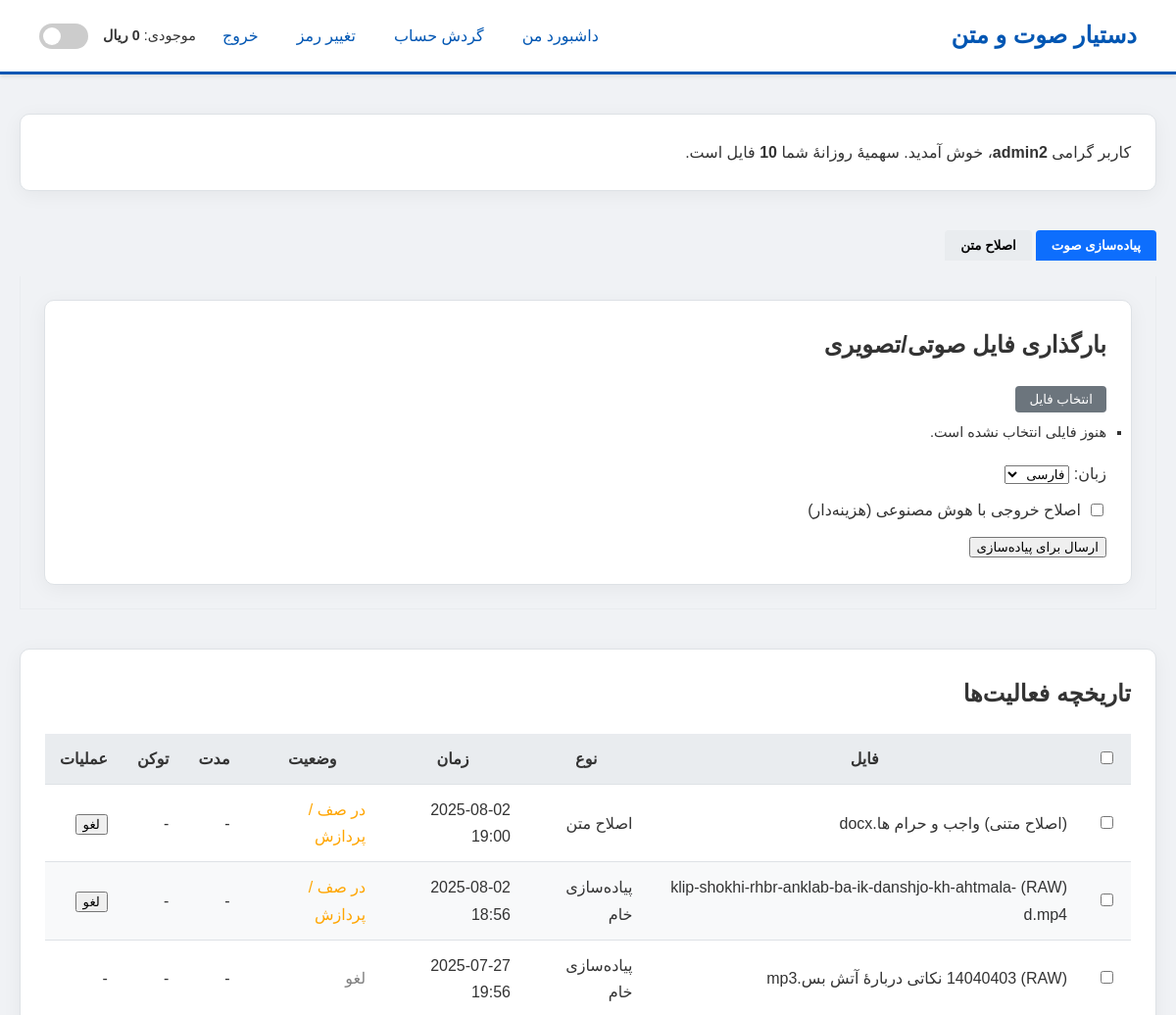
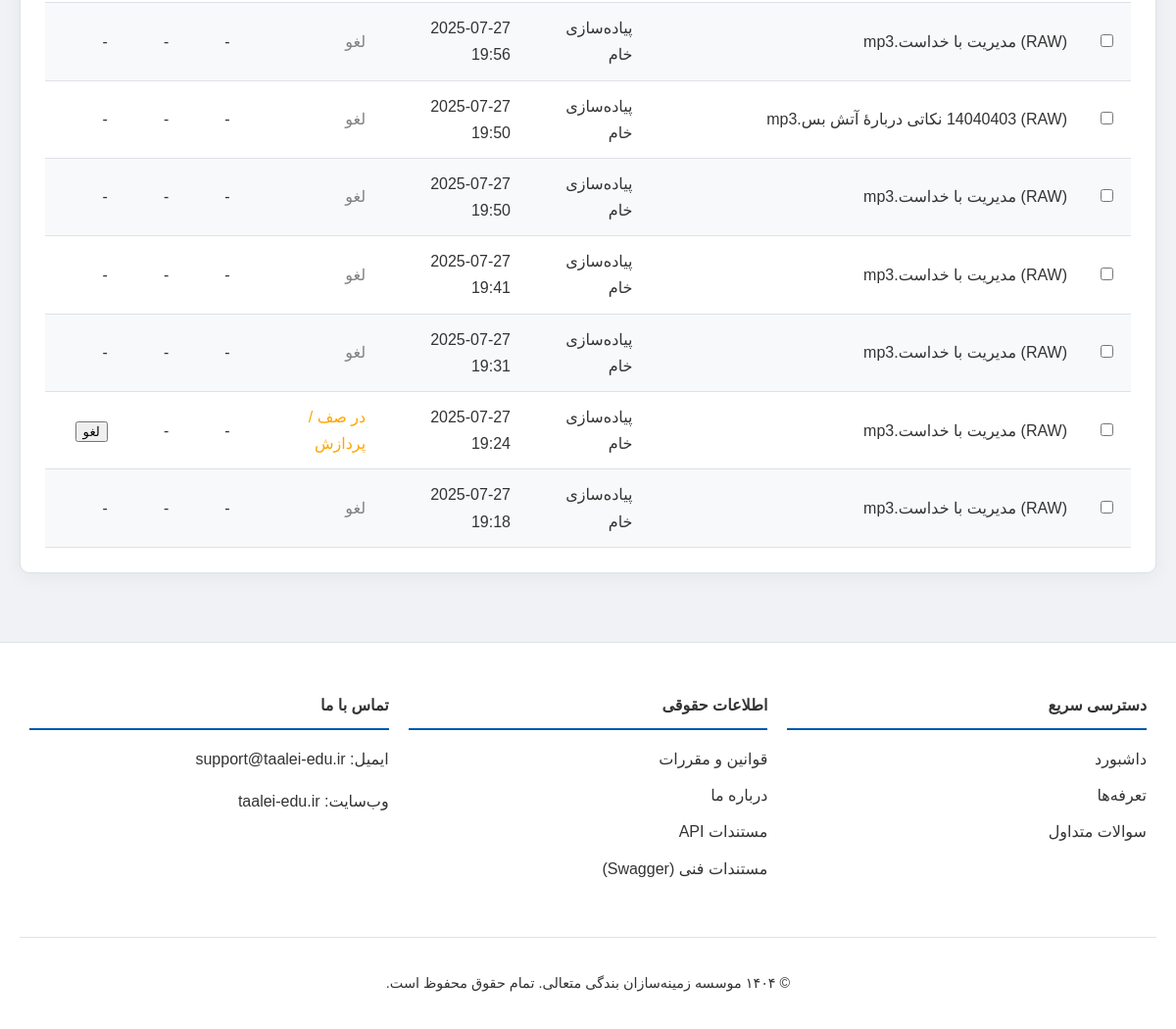
The app's page /dashboard (signed in) with its own data (2 pictures, top to bottom).
### app/models.py (models this page shows, shortened)
class User(Base):
    __tablename__ = "users"
    id = Column(Integer, primary_key=True, index=True)
    username = Column(String, unique=True, index=True, nullable=False)
    hashed_password = Column(String, nullable=False)
    role = Column(Enum(Role), nullable=False, default=Role.CUSTOMER)
    created_at = Column(DateTime, default=datetime.utcnow)
    file_limit = Column(Integer, default=5)
    daily_transcription_count = Column(Integer, default=0)
    last_transcription_date = Column(Date, nullable=True)
    wallet_balance = Column(Float, default=0.0)
    token_price = Column(Float, default=10.0)
    is_active = Column(Boolean, default=True)
    transcriptions = relationship("TranscriptionFile", back_populates="owner")
    transactions = relationship("Transaction", back_populates="user")
    api_keys = relationship("APIKey", back_populates="owner")

class TranscriptionFile(Base):
    __tablename__ = "transcriptions"
    id = Column(Integer, primary_key=True, index=True)
    user_id = Column(Integer, ForeignKey("users.id"))
    original_filename = Column(String, nullable=False)
    display_filename = Column(String, nullable=False)
    language = Column(String, nullable=False)
    timestamp = Column(DateTime, default=datetime.utcnow)
    status = Column(String, default="pending")  # pending | queued | processing | completed | failed | canceled
    celery_task_id = Column(String(50), nullable=True, index=True)
    raw_result_text = Column(Text, nullable=True)
    ai_result_text = Column(Text, nullable=True)
    final_result_text = Column(Text, nullable=True)
    processing_duration_seconds = Column(Integer, nullable=True)
    ai_token_usage = Column(Integer, nullable=True)
    output_filename_txt = Column(String, nullable=True)
    output_filename_docx = Column(String, nullable=True)
    owner = relationship("User", back_populates="transcriptions")

### app/routers/user.py (the view)
@router.get("/dashboard", response_class=HTMLResponse)
async def dashboard_page(
    request: Request,
    current_user: models.User = Depends(dependencies.get_current_user_from_cookie),
    db: Session = Depends(dependencies.get_db)
):
    transcriptions = crud.get_user_transcriptions(db, user_id=current_user.id, skip=0, limit=10)
    return templates.TemplateResponse(
        "user_dashboard.html",
        {
            "request": request,
            "user": current_user,
            "transcriptions": transcriptions,
        },
    )

### templates/user_dashboard.html (shortened to what this page needs)
{% extends "base.html" %}
{% block content %}
<div class="panel">
  <p style="margin:0">
    کاربر گرامی <strong>{{ user.username }}</strong>، خوش آمدید. سهمیهٔ روزانهٔ شما
    <strong>{{ user.file_limit }}</strong> فایل است.
  </p>
</div>
<div class="tabs">
  <button class="tab-btn active" data-target="#audio-pane">پیاده‌سازی صوت</button>
  <button class="tab-btn" data-target="#text-pane">اصلاح متن</button>
</div>
<div id="audio-pane" class="tab-pane show">
  <div class="panel">
    <h2>بارگذاری فایل صوتی/تصویری</h2>
    <form id="audio-form" action="/transcribe/" method="post" enctype="multipart/form-data">
      <button type="button" class="btn-secondary" onclick="document.getElementById('audio-file-input').click()">انتخاب فایل</button>
      <ul id="audio-file-list" class="file-list"><li>هنوز فایلی انتخاب نشده است.</li></ul>
      <label>زبان:</label>
      <select name="language">
        <option value="fa-IR">فارسی</option>
      </select>
      <label class="ai-checkbox">
        <input type="checkbox" name="use_ai_correction" value="true"> اصلاح خروجی با هوش مصنوعی (هزینه‌دار)
      </label>
      <button id="submit-audio" type="submit">ارسال برای پیاده‌سازی</button>
    </form>
  </div>
</div>
<div class="panel" style="margin-top:40px">
  <h2>تاریخچه فعالیت‌ها</h2>
  <form action="/invoice" method="post" target="_blank">
  {% if transcriptions %}
    <table>
      <thead>
        <tr>
          <th><input type="checkbox" onclick="toggleAll(this,'job-cbx')"></th>
          <th>فایل</th><th>نوع</th><th>زمان</th><th>وضعیت</th><th>مدت</th><th>توکن</th><th>عملیات</th>
        </tr>
      </thead>
      <tbody>
      {% for t in transcriptions %}
        <tr>
          <td><input type="checkbox" name="job_ids" value="{{ t.id }}" class="job-cbx"></td>
          <td>{{ t.display_filename or t.original_filename }}</td>
          <td>
            {% if '(AI)' in t.display_filename %}پیاده‌سازی و اصلاح
            {% elif '(RAW)' in t.display_filename %}پیاده‌سازی خام
            {% elif '(اصلاح متنی)' in t.display_filename %}اصلاح متن
            {% else %}نامشخص{% endif %}
          </td>
          <td>{{ t.timestamp_local.strftime('%Y-%m-%d %H:%M') }}</td>
          <td>
            {% if t.status=='completed' %}<span style="color:green">تکمیل</span>
            {% elif t.status=='failed' %}<span style="color:red">ناموفق</span>
            {% elif t.status=='canceled' %}<span style="color:grey">لغو</span>
            {% else %}<span style="color:orange">در صف / پردازش</span>{% endif %}
          </td>
          <td>{{ t.processing_duration_seconds or '-' }}</td>
          <td>{{ t.ai_token_usage or '-' }}</td>
          <td>
            {% if t.status == 'completed' %}
              {% if t.output_filename_txt %}<a href="/download/{{ t.id }}/txt">TXT</a>{% endif %}
              {% if t.output_filename_docx %}<a href="/download/{{ t.id }}/docx" style="margin-right:8px">DOCX</a>{% endif %}
            {% elif t.status not in ['completed','failed','canceled'] %}
              <button type="submit" formaction="/transcribe/{{ t.id }}/cancel" formmethod="post" class="cancel-btn">لغو</button>
            {% else %}-{% endif %}
          </td>
        </tr>
      {% endfor %}
      </tbody>
    </table>
  {% else %}
    <p>تاریخچه‌ای برای نمایش وجود ندارد.</p>
  {% endif %}
  </form>
</div>
{% endblock %}

### templates/base.html (shortened to what this page needs)
<!DOCTYPE html>
<html lang="fa" dir="rtl">
<head>
    <link rel="stylesheet" href="https://cdn.jsdelivr.net/gh/rastikerdar/vazirmatn@v33.003/Vazirmatn-font-face.css">
    <link rel="stylesheet" href="/static/style.css">
    <link rel="stylesheet" type="text/css" href="https://cdn.jsdelivr.net/npm/toastify-js/src/toastify.min.css">
    <link rel="stylesheet" type="text/css" href="https://cdn.datatables.net/2.0.8/css/dataTables.dataTables.min.css">
    <link rel="stylesheet" type="text/css" href="https://cdn.datatables.net/buttons/3.0.2/css/buttons.dataTables.min.css">
</head>
<body>
    {% include 'header.html' %}
    <main class="main-container">
        {% block content %}{% endblock %}
    </main>
    {% include 'footer.html' %}
</body>
</html>

### templates/header.html (shortened to what this page needs)
<header class="site-header">
    <div class="logo">
        <a href="/">دستیار صوت و متن</a>
    </div>
    <nav class="main-nav">
        {% if user %}
            <a href="/dashboard">داشبورد من</a>
            <a href="/history">گردش حساب</a>
            <a href="/change-password">تغییر رمز</a>
            <a href="/logout">خروج</a>
            <span class="wallet-balance">موجودی: <strong>{{ "{:,.0f}".format(user.wallet_balance) }} ریال</strong></span>
        {% endif %}
        <div class="theme-switch-wrapper">
            <label class="theme-switch" for="theme-checkbox">
                <div class="slider round"></div>
            </label>
        </div>
    </nav>
</header>

### templates/footer.html
<footer class="site-footer">
    <div class="footer-container">
        <div class="footer-column">
            <h4>دسترسی سریع</h4>
            <ul>
                <li><a href="/dashboard">داشبورد</a></li>
                <li><a href="/pricing">تعرفه‌ها</a></li>
                <li><a href="/faq">سوالات متداول</a></li>
            </ul>
        </div>
        <div class="footer-column">
            <h4>اطلاعات حقوقی</h4>
            <ul>
                <li><a href="/terms">قوانین و مقررات</a></li>
                <li><a href="/about">درباره ما</a></li>
                <li><a href="/api-docs">مستندات API</a></li>
                <li><a href="/swagger" target="_blank">مستندات فنی (Swagger)</a></li>
            </ul>
        </div>
        <div class="footer-column">
            <h4>تماس با ما</h4>
            <p>ایمیل: support@taalei-edu.ir</p>
            <p>وب‌سایت: taalei-edu.ir</p>
        </div>
    </div>
    <div class="footer-bottom">
        <p>© ۱۴۰۴ <a href="https://taalei-edu.ir/" target="_blank" style="color: inherit; text-decoration: none;">موسسه زمینه‌سازان بندگی متعالی</a>. تمام حقوق محفوظ است.</p>
    </div>
</footer>

### static/style.css (style rules this page uses)
:root { --bg-color:#f0f2f5; --panel-bg-color:#ffffff; --text-color:#333; --header-bg-color:#ffffff; --header-border-color:#0056b3; --table-header-bg:#e9ecef; --table-row-even-bg:#f8f9fa; --table-row-hover-bg:#f1f5f9; --border-color:#dee2e6; --accent:#0056b3; --border:#dee2e6; --bg2:#f8f9fa; }
* { box-sizing:border-box }
body { font-family:'Vazirmatn',sans-serif; background:var(--bg-color); color:var(--text-color); margin:0; padding:0; line-height:1.7; transition:background-color .3s,color .3s; }
h1,h2,h3,h4,h5 { margin-top:0;color:var(--text-color) }
.tabs { display:flex;gap:.5rem;margin-bottom:1rem;flex-wrap:wrap }
.tab-btn { padding:.5rem 1rem; border:1px solid var(--border); background:var(--bg2); cursor:pointer; border-radius:.3rem }
.tab-btn.active { background:var(--accent);color:#fff }
.site-header { background:var(--header-bg-color); padding:15px 40px; box-shadow:0 2px 4px rgba(0,0,0,.1); display:flex; justify-content:space-between; align-items:center; border-bottom:3px solid var(--header-border-color); position:sticky;top:0;z-index:1000 }
.site-header .logo a { font-size:1.5em; font-weight:bold; color:var(--header-border-color); text-decoration:none }
.main-nav { display:flex;align-items:center;gap:15px }
.main-nav a { color:var(--header-border-color); text-decoration:none; font-weight:500; padding:8px 12px; border-radius:5px; transition:background-color .2s }
.wallet-balance { color:var(--text-color);font-size:.9em }
.theme-switch-wrapper { display:flex;align-items:center }
.theme-switch { position:relative;display:inline-block;width:50px;height:26px }
.slider { position:absolute; cursor:pointer; top:0;left:0;right:0;bottom:0; background:#ccc; transition:.4s; border-radius:26px }
.slider:before { content:""; position:absolute; height:18px;width:18px; left:4px;bottom:4px; background:#fff; transition:.4s; border-radius:50% }
.site-footer { background:var(--panel-bg-color); color:var(--text-color); padding:40px 20px 20px; margin-top:50px; border-top:1px solid var(--border-color) }
.footer-container { display:flex;justify-content:space-around;flex-wrap:wrap;max-width:1200px;margin:0 auto }
.footer-column { flex:1;min-width:200px;margin:10px }
.footer-column h4 { border-bottom:2px solid var(--header-border-color); padding-bottom:10px;margin-bottom:15px }
.footer-column ul { list-style:none;padding:0 }
.footer-column ul li { margin-bottom:10px }
.footer-column ul li a { color:var(--text-color); text-decoration:none; transition:color .2s }
.footer-bottom { text-align:center;margin-top:30px;padding-top:20px; border-top:1px solid var(--border-color);font-size:.9em }
.main-container { max-width:1300px;margin:20px auto;padding:20px }
.panel { background:var(--panel-bg-color); border:1px solid var(--border-color); padding:25px; border-radius:10px; box-shadow:0 4px 20px rgba(0,0,0,.05) }
table { width:100%;border-collapse:collapse }
th,td { padding:12px 15px;border-bottom:1px solid var(--border-color) }
th { background:var(--table-header-bg) }
tr:nth-child(even) { background:var(--table-row-even-bg) }

### templates/user_dashboard.html (style rules this page uses)
.tabs { display:flex;gap:4px;margin-top:40px }
.tab-btn { padding:8px 16px;font-weight:700;border:none;cursor:pointer;background:#e9ecef;border-radius:4px 4px 0 0 }
.tab-btn.active { background:#0d6efd;color:#fff }
.tab-pane { display:none;border:1px solid #e9ecef;border-top:none;padding:24px }
.tab-pane.show { display:block }
.btn-secondary { background:#6c757d;color:#fff;border:none;padding:6px 14px;border-radius:4px;cursor:pointer }
.file-list { margin:8px 0 16px 0;padding:0;list-style:square;font-size:.9em }
.file-list li { margin:2px 0 }
.ai-checkbox { display:flex;align-items:center;gap:6px;margin:10px 0 }

### records on screen
User: wallet_balance "0", username "admin2", file_limit "10"
TranscriptionFile: display_filename "(اصلاح متنی) واجب و حرام ها.docx", timestamp_local "2025-08-02 19:00", status "در صف / پردازش", processing_duration_seconds "-", ai_token_usage "-"
TranscriptionFile: display_filename "(RAW) klip-shokhi-rhbr-anklab-ba-ik-danshjo-kh-ahtmala-d.mp4", shows "پیاده‌سازی خام", timestamp_local "2025-08-02 18:56", status "در صف / پردازش", processing_duration_seconds "-", ai_token_usage "-"
TranscriptionFile: display_filename "(RAW) 14040403 نکاتی دربارۀ آتش بس.mp3", shows "پیاده‌سازی خام", timestamp_local "2025-07-27 19:56", status "لغو", processing_duration_seconds "-", ai_token_usage "-"
TranscriptionFile: display_filename "(RAW) مدیریت با خداست.mp3", shows "پیاده‌سازی خام", timestamp_local "2025-07-27 19:56", status "لغو", processing_duration_seconds "-", ai_token_usage "-"
TranscriptionFile: display_filename "(RAW) 14040403 نکاتی دربارۀ آتش بس.mp3", shows "پیاده‌سازی خام", timestamp_local "2025-07-27 19:50", status "لغو", processing_duration_seconds "-", ai_token_usage "-"
TranscriptionFile: display_filename "(RAW) مدیریت با خداست.mp3", shows "پیاده‌سازی خام", timestamp_local "2025-07-27 19:50", status "لغو", processing_duration_seconds "-", ai_token_usage "-"
TranscriptionFile: display_filename "(RAW) مدیریت با خداست.mp3", shows "پیاده‌سازی خام", timestamp_local "2025-07-27 19:41", status "لغو", processing_duration_seconds "-", ai_token_usage "-"
TranscriptionFile: display_filename "(RAW) مدیریت با خداست.mp3", shows "پیاده‌سازی خام", timestamp_local "2025-07-27 19:31", status "لغو", processing_duration_seconds "-", ai_token_usage "-"
TranscriptionFile: display_filename "(RAW) مدیریت با خداست.mp3", shows "پیاده‌سازی خام", timestamp_local "2025-07-27 19:24", status "در صف / پردازش", processing_duration_seconds "-", ai_token_usage "-"
TranscriptionFile: display_filename "(RAW) مدیریت با خداست.mp3", shows "پیاده‌سازی خام", timestamp_local "2025-07-27 19:18", status "لغو", processing_duration_seconds "-", ai_token_usage "-"
